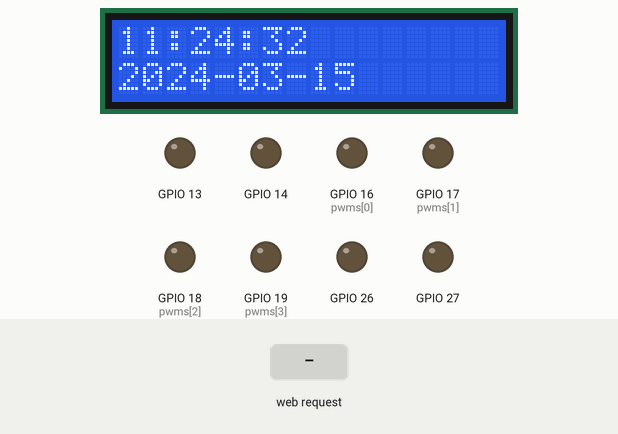
Bench run of a program on a simulated ESP32 board running MicroPython. Parts: 16×2 character LCD, output pins drawn as LEDs (lit = HIGH). Inputs (shaded band) come from the test bench. WiFi joins after 1.5 s; the clock reads 2024-03-15 10:24:30 at power-on unless the program sets it; files that are not in the repository are absent; library files of the repository ran but are not shown: lcd_api.py, i2c_lcd.py; what the program prints to the serial console is not drawn.

Above: at 3.3 s.
3.4 s: HTTP request GET /?relay_13_on received
At 4.5 s:
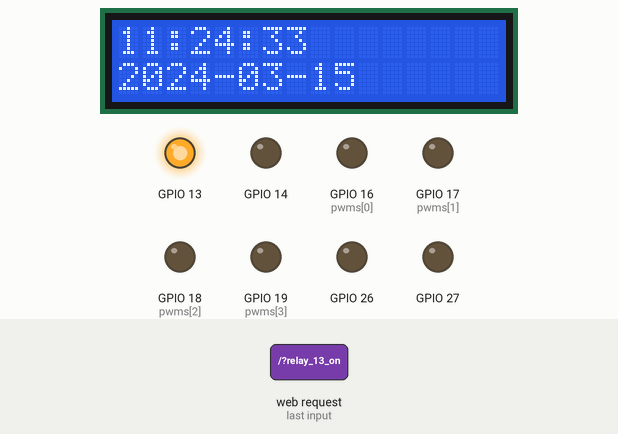
6.4 s: HTTP request GET /?relay_14_on received
At 7.3 s:
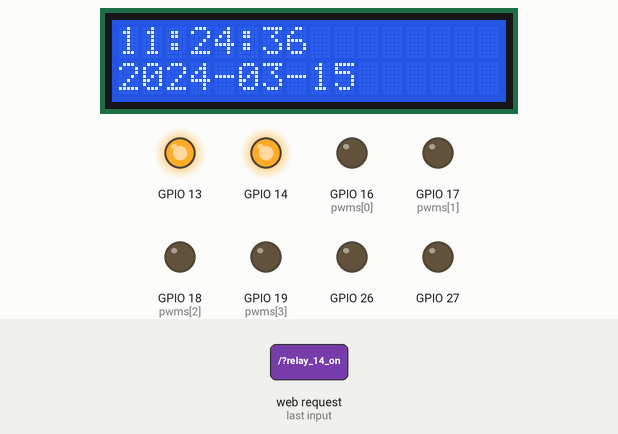
9.4 s: HTTP request GET /?relay_13_off received
At 10.6 s:
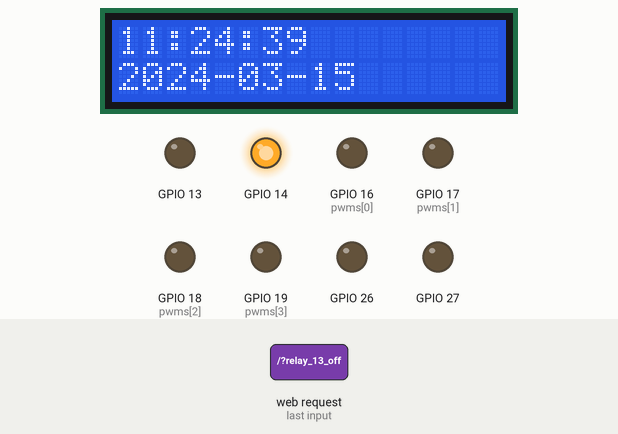
12.4 s: HTTP request GET /?relay_26_on received
At 13.0 s:
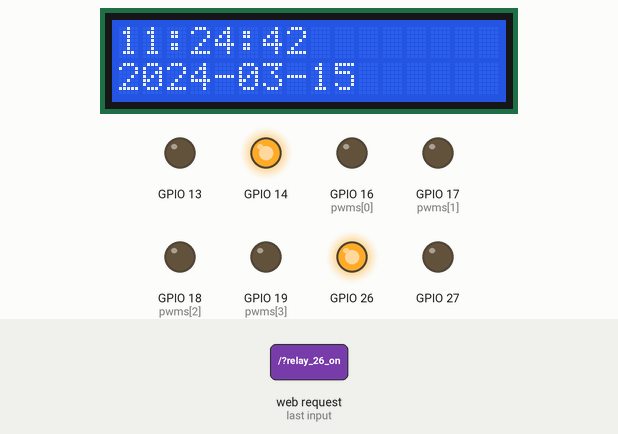
15.4 s: HTTP request GET /?relay_14_off received
At 16.5 s:
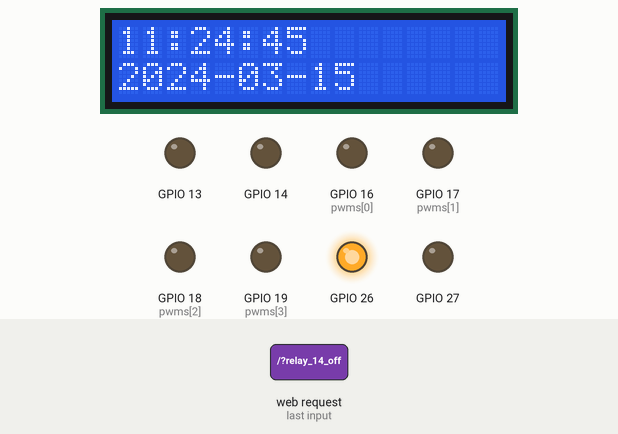
18.4 s: HTTP request GET /?relay_27_on received
At 19.5 s:
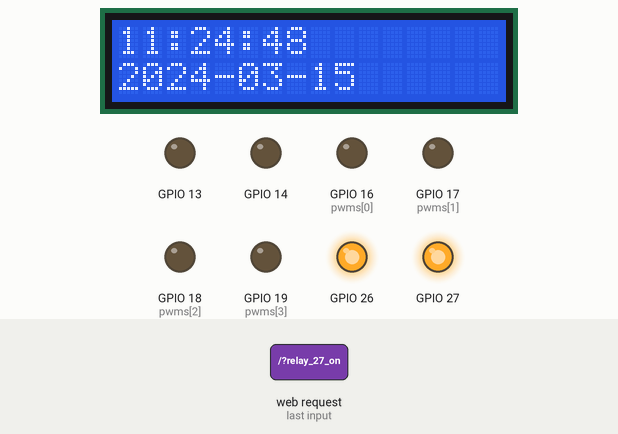
Timing chart, 0 to 21.4 s (numbered marks = the images above; inputs shaded):
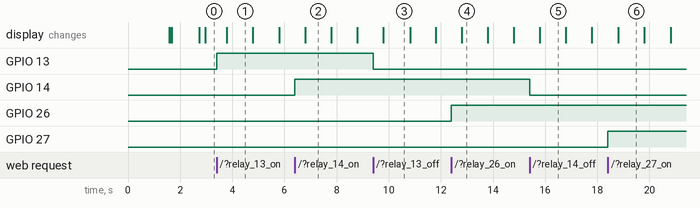

The program:

main.py
```python
import machine
import network
import socket
import ure
import gc
import ntptime
import time

from machine import RTC, SoftI2C, Pin, Timer
from lcd_api import LcdApi
from i2c_lcd import I2cLcd

# --- RTC Time with LCD Display ---
# Set your timezone offset (in seconds) from UTC
TIMEZONE_OFFSET = 1 * 3600  # UTC+1

# Synchronize time with NTP server
ntptime.settime()
rtc = RTC()

# Get the current time in UTC
(year, month, day, weekday, hours, minutes, seconds, subseconds) = rtc.datetime()

# Adjust the time to the specified timezone
sec = time.mktime((year, month, day, hours, minutes, seconds, 0, 0))
sec += TIMEZONE_OFFSET
(year, month, day, hours, minutes, seconds, weekday, yearday) = time.localtime(sec)

# Set the adjusted time to the RTC
rtc.datetime((year, month, day, weekday, hours, minutes, seconds, 0))

# Initialize LCD
I2C_ADDR = 0x27
totalRows = 2
totalColumns = 16
i2c = SoftI2C(scl=Pin(22), sda=Pin(21), freq=10000)
lcd = I2cLcd(i2c, I2C_ADDR, totalRows, totalColumns)

def update_lcd(timer):
    # Get the current time and date
    (year, month, day, weekday, hours, minutes, seconds, subseconds) = rtc.datetime()

    # Format the time and date as strings
    time_str = "{:02d}:{:02d}:{:02d}".format(hours, minutes, seconds)
    date_str = "{:04d}-{:02d}-{:02d}".format(year, month, day)

    # Move to the appropriate positions on the display and update the time and date
    lcd.move_to(0, 0)
    lcd.putstr(time_str)
    lcd.move_to(0, 1)
    lcd.putstr(date_str)

# Set up a timer to update the LCD every second
lcd_timer = Timer(0)
lcd_timer.init(period=1000, mode=Timer.PERIODIC, callback=update_lcd)

# ---Set up PWM for LED and Initialize pin sensor ---
pwms = [machine.PWM(machine.Pin(pin), freq=500, duty=0) for pin in led_pins]


# ---Set up relay pins ---
relay_pins = [machine.Pin(pin, machine.Pin.OUT) for pin in relay_pins]

relay1_pin, relay2_pin, relay3_pin, relay4_pin = relay_pins

def toggle_all_relays():
    global relay1_state, relay2_state, relay3_state, relay4_state
    for relay_pin in relay_pins:
        relay_pin.on() if relay_pin.value() == 0 else relay_pin.off()

    relay1_state = "ON" if relay1_pin.value() == 1 else "OFF"
    relay2_state = "ON" if relay2_pin.value() == 1 else "OFF"
    relay3_state = "ON" if relay3_pin.value() == 1 else "OFF"
    relay4_state = "ON" if relay4_pin.value() == 1 else "OFF"

def read_html_file(filename):
    try:
        with open(filename, 'r') as file:
            return file.read()
    except Exception as e:
        print('Error reading HTML file:', e)
        return ''

def handle_request(s, relay1_pin, relay2_pin, relay3_pin, relay4_pin, pwms):
    relay1_state = "OFF"
    relay2_state = "OFF"
    relay3_state = "OFF"
    relay4_state = "OFF"

    try:
        if gc.mem_free() < 102000: #Checks if the free memory is less than 102000 and if so, triggers a garbage collection to free up memory.
            gc.collect()

        conn, addr = s.accept() #Accepts a new connection on the socket s. conn is a new socket object representing the connection, and addr is the address of the client.
        # conn.settimeout(3.0)
        # print('Received HTTP GET connection request from %s' % str(addr))
        request = conn.recv(1024) #Receives data (up to 1024 bytes) from the client and stores it in the variable request.
        conn.settimeout(None) #Resets the timeout on the connection to None, effectively disabling the timeout.
        request = str(request) #Converts the received data to a string.
        # print('GET Rquest Content = %s' % request)


        relay_on = request.find('/?relay_13_on')
        relay_off = request.find('/?relay_13_off')
        if relay_on == 6:
            print('Relay1 ON -> GPIO13')
            relay1_state = "ON"
            relay1_pin.on()
        if relay_off == 6:
            print('Relay1 OFF -> GPIO13')
            relay1_state = "OFF"
            relay1_pin.off()

        relay2_on = request.find('/?relay_14_on')
        relay2_off = request.find('/?relay_14_off')
        if relay2_on == 6:
            print('Relay2 ON -> GPIO14')
            relay2_state = "ON"
            relay2_pin.on()
        if relay2_off == 6:
            print('Relay2 OFF -> GPIO14')
            relay2_state = "OFF"
            relay2_pin.off()

        relay3_on = request.find('/?relay_26_on')
        relay3_off = request.find('/?relay_26_off')
        if relay3_on == 6:
            print('Relay3 ON -> GPIO26')
            relay3_state = "ON"
            relay3_pin.on()
        if relay3_off == 6:
            print('Relay3 OFF -> GPIO26')
            relay3_state = "OFF"
            relay3_pin.off()

        relay4_on = request.find('/?relay_27_on')
        relay4_off = request.find('/?relay_27_off')
        if relay4_on == 6:
            print('Relay4 ON -> GPIO27')
            relay4_state = "ON"
            relay4_pin.on()
        if relay4_off == 6:
            print('Relay4 OFF -> GPIO27')
            relay4_state = "OFF"
            relay4_pin.off()

         # --- Handle toggle_all_relays request ---
        toggle_all_relays_request = request.find('/?toggle_all_relays')
        if toggle_all_relays_request == 6:
            toggle_all_relays()

        # --- Handle brightness control request ---
        match_brightness = ure.search("GET /set_brightness\?value=(\d+)", request)
        if match_brightness:
            brightness_value = int(match_brightness.group(1))
            for pwm in pwms:
                pwm.duty(brightness_value)

        # --- Handle individual LED control request ---
        match_led = ure.search("GET /set_led\?led=(\d+)&value=(\d+)", request)
        if match_led:
            led = int(match_led.group(1)) - 1
            led_value = int(match_led.group(2))
            pwms[led].duty(led_value)


        html_content_led = read_html_file('testt.html')
        html_content_brightness = read_html_file('testt1.html')

        if 'testt1.html' in request:
            html_content = html_content_brightness
        else:
        # --- To send HTML documents to a socket client in response to a request,
        # create a response variable and provide the reference of the web_page function to the response variable. ---
            html_content = html_content_led.replace('{{relay1_state}}', relay1_state) \
                                .replace('{{relay2_state}}', relay2_state) \
                                .replace('{{relay3_state}}', relay3_state) \
                                .replace('{{relay4_state}}', relay4_state)

        # --- At the end send the web page content to a socket client using the
        # send() and sendall() methods and close the connection using close method. ---
        conn.send('HTTP/1.1 200 OK\n') #Sends HTTP headers to the client indicating a successful response and the content type.
        conn.send('Content-Type: text/html\n')
        conn.send('Connection: close\n\n')
        conn.sendall(html_content) #Sends the content of the html_content variable to the client.
        conn.close()

    except OSError as e:
        #Catches an OSError exception, closes the connection, and prints a message indicating that the connection has been closed.
        # This is useful for handling errors that may occur during the execution of the code inside the try block.
        conn.close()
        print('Connection closed')


# Inicjalizacja czujnika PIR
pir_pin = machine.Pin(25, machine.Pin.IN)  # Załóżmy, że czujnik PIR jest podłączony do pinu GPIO12

def detect_motion():
    if pir_pin.value() == 1:
        print("Motion Detected!")
    else:
        print("Motion NoT Detected!")

# ---Create a socket and start the server ---
s = socket.socket(socket.AF_INET, socket.SOCK_STREAM)
s.bind(('0.0.0.0', 80))
s.listen(5)

print('Listening on port 80...')

while True:
    handle_request(s, relay1_pin, relay2_pin, relay3_pin, relay4_pin, pwms)
    #detect_motion()
    #asdasdsddsa
    #adasdasd
```

boot.py
```python
try:
  import usocket as socket
except:
  import socket

from machine import Pin
import network

import esp
esp.osdebug(None)

import gc
gc.collect()

ssid = 'ZM'
password = 'zer0mskieg0'
station = network.WLAN(network.STA_IF)
station.active(True)
station.connect(ssid, password)

while station.isconnected() == False:
  pass

print('Connection successful')
print(station.ifconfig())

relay_pins = [13, 14, 26, 27]
led_pins = [16, 17, 18, 19]
 
```

Measured:
- after the input at 3.4 s, GPIO 13: LOW → HIGH at once
- after the input at 6.4 s, GPIO 14: LOW → HIGH at once
- after the input at 9.4 s, GPIO 13: HIGH → LOW at once
- after the input at 12.4 s, GPIO 26: LOW → HIGH at once
- after the input at 15.4 s, GPIO 14: HIGH → LOW at once
- after the input at 18.4 s, GPIO 27: LOW → HIGH at once
- what the display in image 1 shows lasts 1.0 s, from 3.8 s to 4.8 s
